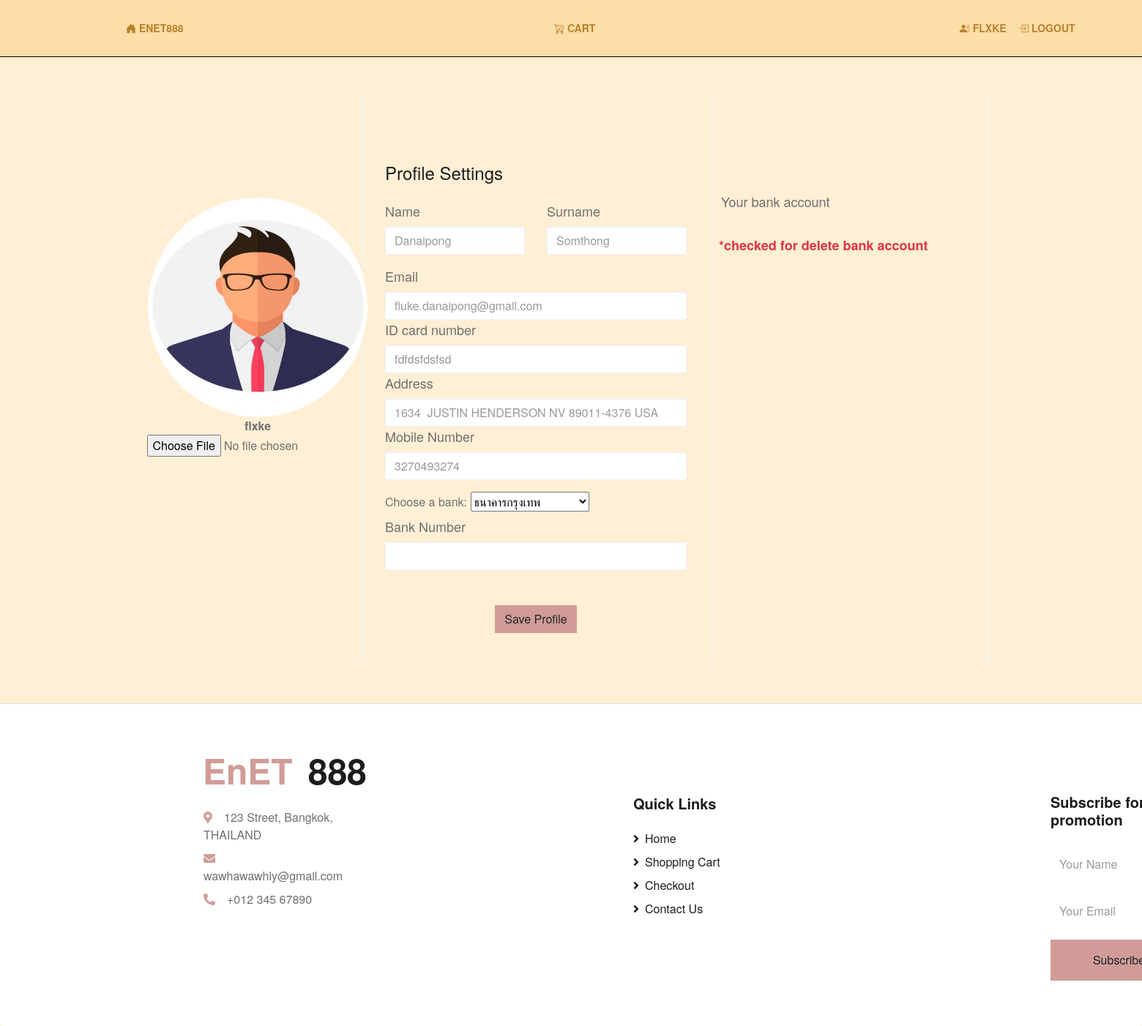
Screenshot of /profile_edit.php (signed in) with the database file from the repository.
### tables this page shows
CREATE TABLE `user` (
  `User_ID` int(11) NOT NULL,
  `username` varchar(50) NOT NULL,
  `password` varchar(50) NOT NULL,
  `name` varchar(100) NOT NULL,
  `surname` varchar(255) NOT NULL,
  `email` varchar(100) NOT NULL,
  `ID_card` varchar(50) NOT NULL,
  `address` text NOT NULL,
  `tel` varchar(50) NOT NULL,
  `Icon` varchar(255) NOT NULL,
  `role` varchar(255) NOT NULL
);

### profile_edit.php (the view, shortened to what this page needs)
<!DOCTYPE html>
<html lang="en">
<head>
    <link href="https://cdn.jsdelivr.net/npm/bootstrap@5.1.0/dist/css/bootstrap.min.css" rel="stylesheet">
    <link rel="stylesheet" href="https://cdn.jsdelivr.net/npm/bootstrap-icons@1.5.0/font/bootstrap-icons.css">
    <link rel="stylesheet" href="css/profile.css">
    <link href="css/style.css" rel="stylesheet">
    <link href="https://cdnjs.cloudflare.com/ajax/libs/font-awesome/5.10.0/css/all.min.css" rel="stylesheet">
</head>
<body>
<?php include 'nav.php'; ?>
<?php $conn = new PDO("mysql:host=localhost; dbname=enet888; charset=utf8","root","");
    $sql = "SELECT * FROM user WHERE User_ID='$_SESSION[User_ID]'";
    $result=$conn->query($sql);
    $row = $result->fetch();
?>
<form action="profile_save.php" method="post" enctype="multipart/form-data">
    <div class="container rounded mt-5 mb-5">
        <div class="row">
            <div class="col-md-3 border-right">
            <br><br>
                <div class="d-flex flex-column align-items-center text-center p-3 py-5">
                    <?php
                        if($row['Icon']==""){
                            ?>
                                <img class="rounded-circle mt-5" width="300px" height="300px" src="img/default-profile.jpg">
                            <?php
                        }else {
                            ?>
                                <img class="rounded-circle mt-5" width="300px" height="300px" src="image/Icon/<?php echo $row['Icon'] ?>">
                            <?php
                        }
                        ?>
                    <span class="font-weight-bold"><?php echo $row['username']; ?></span>
                    <input type="file" name="icon">
                </div>
            </div>
            <div class="col-md-5 border-right">
            <br><br>
                <div class="p-3 py-5">
                    <div class="d-flex justify-content-between align-items-center mb-3">
                        <h4 class="text-right">Profile Settings</h4>
                    </div>
                    <div class="row mt-2">
                        <div class="col-md-6"><label class="labels">Name</label><input type="text" class="form-control" placeholder="<?php echo $row['name']; ?>" name="name"></div>
                        <div class="col-md-6"><label class="labels">Surname</label><input type="text" class="form-control" value="" placeholder="<?php echo $row['surname']; ?>" name="surname"></div>
                    </div>
                    <div class="row mt-3">
                        <div class="col-md-12"><label class="labels">Email</label><input type="email" class="form-control" placeholder="<?php echo $row['email']; ?>" value="" name="email"></div>
                        <div class="col-md-12"><label class="labels">ID card number</label><input type="int" min="0" class="form-control" placeholder="<?php echo $row['ID_card']; ?>" value="" name="ID_card_number" maxlength="13"></div>
                        <div class="col-md-12"><label class="labels">Address</label><input type="text" class="form-control" placeholder="<?php echo $row['address']; ?>" value="" name="address"></div>
                        <div class="col-md-12"><label class="labels">Mobile Number</label><input type="int" min="0" class="form-control" placeholder="<?php echo $row['tel']; ?>" value="" name="phone" maxlength="10"></div>
                    </div>
                    <div class="row mt-3">
                        <div class="col-md-12"><label for="bank">Choose a bank:</label>
                            <select id="bank" name="bank">
                            <option value="1">ธนาคารกรุงเทพ</option>
                            </select>
                        </div>
                        <div class="col-md-12"><label class="labels">Bank Number</label><input type="text" class="form-control" value="" name="bank_number" maxlength="16"></div>
                    </div>
                    <div class="mt-5 text-center">
                        <button class="btn btn-primary profile-button" type="submit" name="save">Save Profile</button>
                    </div>
                </div>
            </div>
            <div class="col-md-4 border-right">
                <br><br><br><br><br>
                <div class="row mt-3">
                    <div class="col-md-12"><label class="labels">Your bank account</label></div>
                        <div class="col-md-12"></div>
                        <label class="labels text-danger"><b>*checked for delete bank account</b></label>
                </div>
            </div>
        </div>
    </div>
</form>
 <div class="card-footer" style="background-color: #ffff ;">
        <div class="col-2" style="margin-top: 50px; margin-bottom: 100px; margin-left: 225px; margin-right: 200px;">
            <h1 class="mb-4 display-5 font-weight-semi-bold"><span class="text-primary font-weight-bold border border-white px-3 mr-1">EnET</span>888</h1>
            <p class="mb-2" style="padding-left: 18px;"><i class="fa fa-map-marker-alt text-primary mr-3"></i>123 Street, Bangkok, THAILAND</p>
            <p class="mb-2" style="padding-left: 18px;"><i class="fa fa-envelope text-primary mr-3"></i>wawhawawhly@gmail.com</p>
            <p class="mb-0" style="padding-left: 18px;"><i class="fa fa-phone-alt text-primary mr-3"></i>+012 345 67890</p>
        </div>
        <div class="col-2" style="margin-left: 830px; margin-top: -255px; margin-bottom: 50px;">
            <h5 class="font-weight-bold text-dark mb-4">Quick Links</h5>
                <div class="d-flex flex-column justify-content-start">
                    <a class="text-dark mb-2" href="index.php"><i class="fa fa-angle-right mr-2"></i>Home</a>
                    <a class="text-dark mb-2" href="cart.php"><i class="fa fa-angle-right mr-2"></i>Shopping Cart</a>
                    <a class="text-dark mb-2" href="***"><i class="fa fa-angle-right mr-2"></i>Checkout</a>
                    <a class="text-dark" href="***"><i class="fa fa-angle-right mr-2"></i>Contact Us</a>
                </div>
        </div>
        <div class="col-2" style="margin-left: 1400px; margin-top: -220px; margin-bottom: 50px;">
            <h5 class="font-weight-bold text-dark mb-4">Subscribe for promotion</h5>
                <form action="">
                    <div class="form-group">
                        <input type="text" class="form-control border-0 py-4" placeholder="Your Name" required="required" />
                    </div>
                    <div class="form-group">
                        <input type="email" class="form-control border-0 py-4" placeholder="Your Email" required="required" />
                    </div>
                    <div>
                        <button class="btn btn-primary btn-block border-0 py-3" type="submit">Subscribe Now</button>
                    </div>
                </form>
        </div>
    </div>
</body>
</html>

### css/profile.css (style rules this page uses)
body { font-family: 'Quicksand'; color: #000000; background-color: #FFEFD5 }
.profile-button { background: #D19C97; box-shadow: none; border: none }
.labels { font-size: 18px }

### css/nav.css (style rules this page uses)
body { padding: 0; margin: 0; font-family: 'Helvetica Neue', Helvetica, Arial, sans-serif; background-color: #FFEFD5; }

### rows the page displays
user: username "flxke", name "Danaipong", surname "Somthong", email "fluke.danaipong@gmail.com", ID_card_number "fdfdsfdsfsd", address "1634 JUSTIN HENDERSON NV 89011-4376 USA", phone "3270493274"

### other values shown
$_SESSION["username"] "FLXKE"
